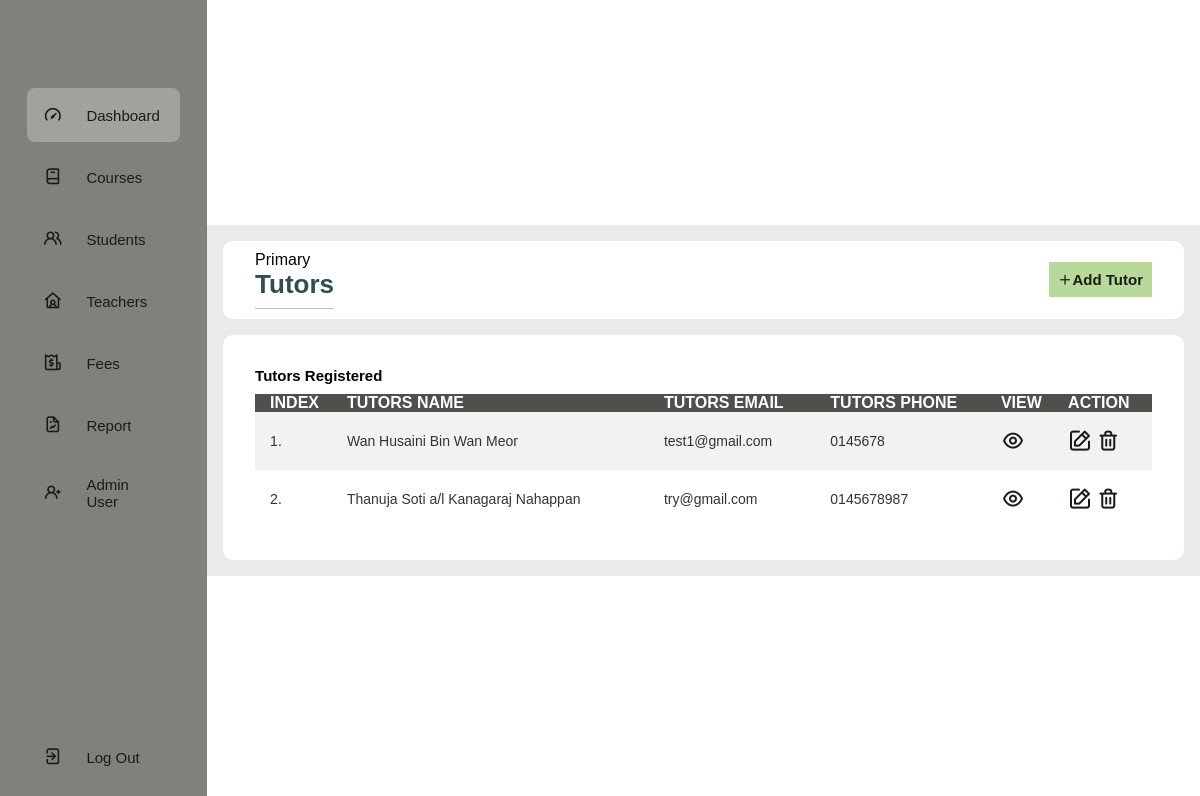
The page /teacher_admin.php on the database its author committed.
### tables this page shows
CREATE TABLE `tutor` (
  `id` int(10) UNSIGNED NOT NULL,
  `tutor_name` varchar(100) NOT NULL,
  `ic` varchar(100) NOT NULL,
  `email` varchar(100) NOT NULL,
  `phone_num` varchar(100) NOT NULL,
  `achievement` varchar(100) NOT NULL,
  `address` varchar(100) NOT NULL
);

### teacher_admin.php (the view, shortened to what this page needs)
<?php include('config/constant.php') ?>
<!DOCTYPE html>
<html lang="en">
<head>
    <link rel="stylesheet" href="./css/admin.css">
    <link rel="stylesheet" href="./css/added.css">
    <link rel="stylesheet" href="https://unicons.iconscout.com/release/v4.0.8/css/line.css">
</head>
<body>
    <div class="sidebar">
        <div class="logo"></div>
            <ul class="menu">
                <li class="active">
                    <a href="admin.php">
                        <i class="uil uil-tachometer-fast"></i>
                        <span>Dashboard</span>
                    </a>
                </li>
                <li>
                    <a href="courses_admin.php">
                        <i class="uil uil-book-alt"></i>
                        <span>Courses</span>
                    </a>
                </li>
                <li>
                    <a href="student_admin.php">
                        <i class="uil uil-users-alt"></i>
                        <span>Students</span>
                    </a>
                </li>
                <li>
                    <a href="teacher_admin.php">
                        <i class="uil uil-house-user"></i>
                        <span>Teachers</span>
                    </a>
                </li>
                <li>
                    <a href="fee_admin.php">
                        <i class="uil uil-bill"></i>
                        <span>Fees</span>
                    </a>
                </li>
                <li>
                    <a href="report.php">
                        <i class="uil uil-file-graph"></i>
                        <span>Report</span>
                    </a>
                </li>
                <li>
                    <a href="admin_user.php">
                        <i class="uil uil-user-plus"></i>
                        <span>Admin User</span>
                    </a>
                </li>
                <li class="logout">
                    <a href="logout.php">
                        <i class="uil uil-signout"></i>
                        <span>Log Out</span>
                    </a>
                </li>
            </ul>
    </div>
    <div class="main--content">
        <div class="header--wrapper">
            <div class="header--title">
                <span>Primary</span>
                <h2>Tutors</h2>
            </div>
                <a href="add_tutor.php" class="btn-primary"><i class="uil uil-plus"></i>Add Tutor</a>
                </div>
                <div class="tabular--wrapper">
                    <h1 class="main--title">Tutors Registered </h1>
                    <div class="table-container">
                        <table>
                            <thead>
                                <tr>
                                    <th>INDEX</th>
                                    <th>TUTORS NAME</th>
                                    <th>TUTORS EMAIL</th>
                                    <th>TUTORS PHONE</th>
                                    <th>VIEW</th>
                                    <th>ACTION</th>
                                </tr>
                                <tbody>
                                <?php
                                    $sql = "SELECT * FROM tutor";
                                    $res = mysqli_query($conn, $sql);
                                    if($res==TRUE)
                                    {
                                        $count = mysqli_num_rows($res);
                                        $sn = 1;
                                        if($count>0)
                                        {
                                            while($rows= mysqli_fetch_assoc($res))
                                            {
                                                $id=$rows['id'];
                                                $tutor_name=$rows['tutor_name'];
                                                $email=$rows['email'];
                                                $phone_num=$rows['phone_num'];
                                                ?>
                                                    <tr>
                                                        <td><?php echo $sn++; ?>.</td>
                                                        <td><?php echo $tutor_name; ?></td>
                                                        <td><?php echo $email; ?></td>
                                                        <td><?php echo $phone_num; ?></td>
                                                        <td>
                                                            <a href="<?php echo SITEURL; ?>view_tutor.php?id=<?php echo $id; ?>"><i class="uil uil-eye"></i></a>
                                                        </td>
                                                        <td>
                                                            <a href="<?php echo SITEURL; ?>update_tutor.php?id=<?php echo $id; ?>"><i class="uil uil-edit"></i> </a>
                                                            <a href="<?php echo SITEURL; ?>delete_tutor.php?id=<?php echo $id; ?>"><i class="uil uil-trash-alt"></i> </a>
                                                        </td>
                                                    </tr>
                                                <?php
                                            }
                                        }
                                        else{
                                        }
                                    }
                                ?>
                                </tbody>
                            </thead>
                        </table>
                    </div>
                </div>
        </div>
</body>

### css/admin.css (style rules this page uses)
* { margin: 0; padding: 0; border: none; outline: none; box-sizing: border-box; font-family: "Poppins", monospace; }
body { display: flex; }
.sidebar { position: sticky; top: 0; left: 0; bottom: 0; width: 110px; height: 100vh; padding: 0 1.7rem; color: #fff; overflow: hidden; transition: all 0.5s linear; background: #82807c; }
.logo { height: 80px; padding: 16px; }
.menu { height: 88%; position: relative; list-style: none; padding: 0; }
.menu li { padding: 1rem; margin: 8px 0; border-radius: 8px; transition: all 0.5s ease-in-out; }
.menu li:hover, .active { background: #e0e0e058; }
.menu a { color: #fff; font-size: 14px; text-decoration: none; display: flex; align-items: center; gap: 1.5rem; }
.menu a span { overflow: hidden; font-size: 15px; font-weight: 15px; }
.menu a i { font-size: 1.2rem; }
.logout { position: absolute; bottom: 0; left: 0; width: 100%; }
.main--content { position: relative; background: #ebe9e9; width: 100%; padding: 1rem; }
.header--wrapper { display: flex; justify-content: space-between; align-items: center; flex-wrap: wrap; background: #fff; border-radius: 10px; padding: 10px 2rem; margin-bottom: 1rem; }
.header--title { color: black; }
.main--title { color: black; padding-bottom: 10px; font-size: 15px; }
.tabular--wrapper { background: #fff; margin-top: 1rem; border-radius: 10px; padding: 2rem; }
.table-container { width: 100%; }
table { width: 100%; border-collapse: collapse; }
thead { background: #514f4c; color: #fff; }
th { padding-inline-start: 15px; text-align: left; }
tbody { background: #f2f2f2; }
tbody a i { font-size: 1.5rem; text-decoration: none; }
td { padding: 15px; font-size: 14px; color: #333; }
td a i { text-decoration: none; }
a { text-decoration: none; }
a:hover, a:focus, a:active, a:visited, a:link { text-decoration: none; color:#181c16; font-size: 15px; }
tr:nth-child(even) { background: #fff; }
.btn-primary { background-color:#b9d99a ; padding: 1%; color: white; text-decoration: none; font-weight: bold; }

### css/added.css (style rules this page uses)
* { margin: 0; padding: 0; box-sizing: border-box; font-family: sans-serif; }
body { display: flex; align-items: center; justify-content: center; height: 100vh; }
h2 { font-size: 26px; font-weight: 600; text-align: left; color: #2f4f4f; padding-bottom: 8px; border-bottom: 1px solid silver; }

### rows shown on the page
tutor: tutor_name "Wan Husaini Bin Wan Meor", email "test1@gmail.com", phone_num "0145678"
tutor: tutor_name "Thanuja Soti a/l Kanagaraj Nahappan", email "try@gmail.com", phone_num "0145678987"
